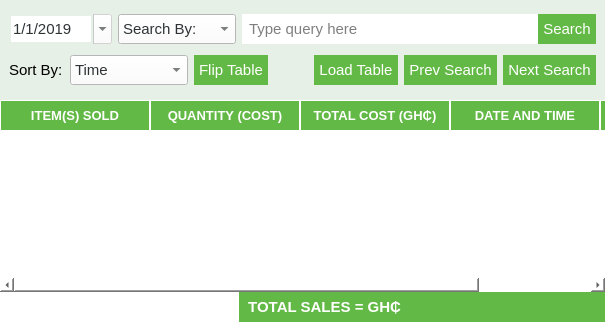
          <widget class="QWidget" name="widget_6" native="true">
           <property name="styleSheet">
            <string notr="true">background-color:  rgb(255, 255, 255);</string>
           </property>
           <layout class="QVBoxLayout" name="verticalLayout_4">
            <property name="spacing">
             <number>0</number>
            </property>
            <property name="leftMargin">
             <number>0</number>
            </property>
            <property name="topMargin">
             <number>0</number>
            </property>
            <property name="rightMargin">
             <number>0</number>
            </property>
            <property name="bottomMargin">
             <number>0</number>
            </property>
            <item>
             <widget class="QFrame" name="tableFeatureFrame">
              <property name="minimumSize">
               <size>
                <width>0</width>
                <height>100</height>
               </size>
              </property>
              <property name="styleSheet">
               <string notr="true">background-color:  rgb(230, 240, 230);</string>
              </property>
              <property name="frameShape">
               <enum>QFrame::NoFrame</enum>
              </property>
              <property name="frameShadow">
               <enum>QFrame::Plain</enum>
              </property>
              <layout class="QVBoxLayout" name="verticalLayout_3">
               <item>
                <layout class="QHBoxLayout" name="horizontalLayout_3">
                 <item>
                  <widget class="QDateEdit" name="salesSearchDateEdit">
                   <property name="enabled">
                    <bool>false</bool>
                   </property>
                   <property name="minimumSize">
                    <size>
                     <width>0</width>
                     <height>30</height>
                    </size>
                   </property>
                   <property name="maximumSize">
                    <size>
                     <width>16777215</width>
                     <height>30</height>
                    </size>
                   </property>
                   <property name="font">
                    <font>
                     <pointsize>11</pointsize>
                    </font>
                   </property>
                   <property name="styleSheet">
                    <string notr="true">background-color: rgb(255, 255, 255);
color: rgb(46, 52, 54);
</string>
                   </property>
                   <property name="frame">
                    <bool>false</bool>
                   </property>
                   <property name="readOnly">
                    <bool>false</bool>
                   </property>
                   <property name="time">
                    <time>
                     <hour>0</hour>
                     <minute>0</minute>
                     <second>0</second>
                    </time>
                   </property>
                   <property name="maximumDate">
                    <date>
                     <year>3000</year>
                     <month>12</month>
                     <day>31</day>
                    </date>
                   </property>
                   <property name="minimumDate">
                    <date>
                     <year>2019</year>
                     <month>1</month>
                     <day>1</day>
                    </date>
                   </property>
                   <property name="displayFormat">
                    <string>d/M/yyyy</string>
                   </property>
                   <property name="calendarPopup">
                    <bool>true</bool>
                   </property>
                   <property name="timeSpec">
                    <enum>Qt::LocalTime</enum>
                   </property>
                  </widget>
                 </item>
                 <item>
                  <widget class="QComboBox" name="salesSearchParamComboBox">
                   <property name="minimumSize">
                    <size>
                     <width>0</width>
                     <height>30</height>
                    </size>
                   </property>
                   <property name="maximumSize">
                    <size>
                     <width>16777215</width>
                     <height>30</height>
                    </size>
                   </property>
                   <property name="font">
                    <font>
                     <pointsize>11</pointsize>
                    </font>
                   </property>
                   <property name="styleSheet">
                    <string notr="true">color: rgb(46, 52, 54);
background-color: rgb(255, 255, 255);

</string>
                   </property>
                   <property name="maxVisibleItems">
                    <number>3</number>
                   </property>
                   <property name="frame">
                    <bool>true</bool>
                   </property>
                   <item>
                    <property name="text">
                     <string>Search By:</string>
                    </property>
                   </item>
                   <item>
                    <property name="text">
                     <string>Item</string>
                    </property>
                   </item>
                   <item>
                    <property name="text">
                     <string>Time(Hour)</string>
                    </property>
                   </item>
                   <item>
                    <property name="text">
                     <string>Sales Person</string>
                    </property>
                   </item>
                  </widget>
                 </item>
                 <item>
                  <layout class="QHBoxLayout" name="horizontalLayout_5">
                   <property name="spacing">
                    <number>0</number>
                   </property>
                   <property name="leftMargin">
                    <number>0</number>
                   </property>
                   <item>
                    <widget class="QLineEdit" name="salesSearchField">
                     <property name="minimumSize">
                      <size>
                       <width>0</width>
                       <height>30</height>
                      </size>
                     </property>
                     <property name="maximumSize">
                      <size>
                       <width>16777215</width>
                       <height>30</height>
                      </size>
                     </property>
                     <property name="font">
                      <font>
                       <pointsize>11</pointsize>
                      </font>
                     </property>
                     <property name="styleSheet">
                      <string notr="true">background-color: rgb(255, 255, 255);
border: 0px;
padding-left:5px;
padding-right: 5px;</string>
                     </property>
                     <property name="placeholderText">
                      <string>Type query here</string>
                     </property>
                    </widget>
                   </item>
                   <item>
                    <widget class="QPushButton" name="salesSearchButton">
                     <property name="minimumSize">
                      <size>
                       <width>0</width>
                       <height>30</height>
                      </size>
                     </property>
                     <property name="maximumSize">
                      <size>
                       <width>16777215</width>
                       <height>30</height>
                      </size>
                     </property>
                     <property name="font">
                      <font>
                       <pointsize>11</pointsize>
                       <weight>50</weight>
                       <bold>false</bold>
                      </font>
                     </property>
                     <property name="styleSheet">
                      <string notr="true">QPushButton#salesSearchButton{
	color: #ffffff;
	background-color: #63b946;
	border: 0px;
	padding-right: 5px;
	padding-left: 5px;
}
QPushButton#salesSearchButton:hover{
	color: #000000;
	background-color: rgb(255, 255, 255);
}
QPushButton#salesSearchButton:pressed{
	color: #000000;
	background-color: #f2f2f2;
}</string>
                     </property>
                     <property name="text">
                      <string>Search</string>
                     </property>
                     <property name="icon">
                      <iconset>
                       <normaloff>icons/search_info.png</normaloff>icons/search_info.png</iconset>
                     </property>
                     <property name="iconSize">
                      <size>
                       <width>25</width>
                       <height>25</height>
                      </size>
                     </property>
                    </widget>
                   </item>
                  </layout>
                 </item>
                </layout>
               </item>
               <item>
                <layout class="QHBoxLayout" name="horizontalLayout_4">
                 <item>
                  <widget class="QLabel" name="salesSortLabel">
                   <property name="sizePolicy">
                    <sizepolicy hsizetype="Fixed" vsizetype="Fixed">
                     <horstretch>0</horstretch>
                     <verstretch>0</verstretch>
                    </sizepolicy>
                   </property>
                   <property name="minimumSize">
                    <size>
                     <width>55</width>
                     <height>30</height>
                    </size>
                   </property>
                   <property name="maximumSize">
                    <size>
                     <width>55</width>
                     <height>30</height>
                    </size>
                   </property>
                   <property name="font">
                    <font>
                     <pointsize>11</pointsize>
                    </font>
                   </property>
                   <property name="text">
                    <string>Sort By:</string>
                   </property>
                  </widget>
                 </item>
                 <item>
                  <widget class="QComboBox" name="salesSortComboBox">
                   <property name="minimumSize">
                    <size>
                     <width>100</width>
                     <height>30</height>
                    </size>
                   </property>
                   <property name="maximumSize">
                    <size>
                     <width>16777215</width>
                     <height>30</height>
                    </size>
                   </property>
                   <property name="font">
                    <font>
                     <pointsize>11</pointsize>
                    </font>
                   </property>
                   <property name="styleSheet">
                    <string notr="true">color: rgb(46, 52, 54);
background-color: rgb(255, 255, 255);</string>
                   </property>
                   <item>
                    <property name="text">
                     <string>Time</string>
                    </property>
                   </item>
                   <item>
                    <property name="text">
                     <string>Sales Person</string>
                    </property>
                   </item>
                  </widget>
                 </item>
                 <item>
                  <widget class="QPushButton" name="salesFlipTableButton">
                   <property name="minimumSize">
                    <size>
                     <width>0</width>
                     <height>30</height>
                    </size>
                   </property>
                   <property name="maximumSize">
                    <size>
                     <width>16777215</width>
                     <height>30</height>
                    </size>
                   </property>
                   <property name="font">
                    <font>
                     <pointsize>11</pointsize>
                    </font>
                   </property>
                   <property name="styleSheet">
                    <string notr="true">QPushButton#salesFlipTableButton{
	color: #ffffff;
	background-color: #63b946;
	border: 0px;
	padding-right: 5px;
	padding-left: 5px;
}
QPushButton#salesFlipTableButton:hover{
	color: #000000;
	background-color: rgb(255, 255, 255);
}
QPushButton#salesFlipTableButton:pressed{
	color: #000000;
	background-color: #f2f2f2;
}</string>
                   </property>
                   <property name="text">
                    <string>Flip Table</string>
                   </property>
                   <property name="icon">
                    <iconset>
                     <normaloff>icons/reverse1.png</normaloff>icons/reverse1.png</iconset>
                   </property>
                   <property name="iconSize">
                    <size>
                     <width>20</width>
                     <height>20</height>
                    </size>
                   </property>
                  </widget>
                 </item>
                 <item>
                  <spacer name="horizontalSpacer_2">
                   <property name="orientation">
                    <enum>Qt::Horizontal</enum>
                   </property>
                   <property name="sizeHint" stdset="0">
                    <size>
                     <width>40</width>
                     <height>20</height>
                    </size>
                   </property>
                  </spacer>
                 </item>
                 <item>
                  <widget class="QPushButton" name="salesLoadTableButton">
                   <property name="minimumSize">
                    <size>
                     <width>0</width>
                     <height>30</height>
                    </size>
                   </property>
                   <property name="maximumSize">
                    <size>
                     <width>16777215</width>
                     <height>30</height>
                    </size>
                   </property>
                   <property name="font">
                    <font>
                     <pointsize>11</pointsize>
                    </font>
                   </property>
                   <property name="styleSheet">
                    <string notr="true">QPushButton#salesLoadTableButton{
	color: #ffffff;
	background-color: #63b946;
	border: 0px;
	padding-right: 5px;
	padding-left: 5px;
}
QPushButton#salesLoadTableButton:hover{
	color: #000000;
	background-color: rgb(255, 255, 255);
}
QPushButton#salesLoadTableButton:pressed{
	color: #000000;
	background-color: #f2f2f2;
}</string>
                   </property>
                   <property name="text">
                    <string>Load Table</string>
                   </property>
                   <property name="icon">
                    <iconset>
                     <normaloff>icons/reload_.png</normaloff>icons/reload_.png</iconset>
                   </property>
                   <property name="iconSize">
                    <size>
                     <width>20</width>
                     <height>20</height>
                    </size>
                   </property>
                  </widget>
                 </item>
                 <item>
                  <widget class="QPushButton" name="salesPrevSearchButton">
                   <property name="minimumSize">
                    <size>
                     <width>0</width>
                     <height>30</height>
                    </size>
                   </property>
                   <property name="maximumSize">
                    <size>
                     <width>16777215</width>
                     <height>30</height>
                    </size>
                   </property>
                   <property name="font">
                    <font>
                     <pointsize>11</pointsize>
                    </font>
                   </property>
                   <property name="styleSheet">
                    <string notr="true">QPushButton#salesPrevSearchButton{
	color: #ffffff;
	background-color: #63b946;
	border: 0px;
	padding-right: 5px;
	padding-left: 5px;
}
QPushButton#salesPrevSearchButton:hover{
	color: #000000;
	background-color: rgb(255, 255, 255);
}
QPushButton#salesPrevSearchButton:pressed{
	color: #000000;
	background-color: #f2f2f2;
}</string>
                   </property>
                   <property name="text">
                    <string>Prev Search</string>
                   </property>
                   <property name="icon">
                    <iconset>
                     <normaloff>icons/undo_.png</normaloff>icons/undo_.png</iconset>
                   </property>
                   <property name="iconSize">
                    <size>
                     <width>20</width>
                     <height>20</height>
                    </size>
                   </property>
                  </widget>
                 </item>
                 <item>
                  <widget class="QPushButton" name="salesNextSearchButton">
                   <property name="minimumSize">
                    <size>
                     <width>0</width>
                     <height>30</height>
                    </size>
                   </property>
                   <property name="maximumSize">
                    <size>
                     <width>16777215</width>
                     <height>30</height>
                    </size>
                   </property>
                   <property name="font">
                    <font>
                     <pointsize>11</pointsize>
                    </font>
                   </property>
                   <property name="styleSheet">
                    <string notr="true">QPushButton#salesNextSearchButton{
	color: #ffffff;
	background-color: #63b946;
	border: 0px;
	padding-right: 5px;
	padding-left: 5px;
}
QPushButton#salesNextSearchButton:hover{
	color: #000000;
	background-color: rgb(255, 255, 255);
}
QPushButton#salesNextSearchButton:pressed{
	color: #000000;
	background-color: #f2f2f2;
}</string>
                   </property>
                   <property name="text">
                    <string>Next Search</string>
                   </property>
                   <property name="icon">
                    <iconset>
                     <normaloff>icons/redo_.png</normaloff>icons/redo_.png</iconset>
                   </property>
                   <property name="iconSize">
                    <size>
                     <width>20</width>
                     <height>20</height>
                    </size>
                   </property>
                  </widget>
                 </item>
                </layout>
               </item>
              </layout>
             </widget>
            </item>
            <item>
             <widget class="QTableWidget" name="salesRecordsTableWidget">
              <property name="font">
               <font>
                <pointsize>11</pointsize>
               </font>
              </property>
              <property name="styleSheet">
               <string notr="true">QTableWidget {
	alternate-background-color: #d9d9d9;
	background-color: rgb(255, 255, 255);
}
*::section {
	background-color: #63b946;
	color: #ffffff;
	border: 0px;
	padding: 5px;
	margin: 1px;
}
QScrollBar:vertical {
	background-color: #f2f2f2;
	border: 0px;
}
QScrollBar::handle:vertical {
	background-color: #bfbfbf;
	border: 0px;
}
QScrollBar:horizontal {
	background-color: #f2f2f2;
	border: 0px;
}
QScrollBar::handle:horizontal {
	background-color: #bfbfbf;
	border: 0px;
}
QScrollBar::button:horizontal {
	color: #000000;
	background-color: #d9d9d9;
	border: 0px;
}</string>
              </property>
              <property name="frameShape">
               <enum>QFrame::NoFrame</enum>
              </property>
              <property name="frameShadow">
               <enum>QFrame::Plain</enum>
              </property>
              <property name="alternatingRowColors">
               <bool>true</bool>
              </property>
              <property name="selectionMode">
               <enum>QAbstractItemView::SingleSelection</enum>
              </property>
              <property name="selectionBehavior">
               <enum>QAbstractItemView::SelectRows</enum>
              </property>
              <property name="verticalScrollMode">
               <enum>QAbstractItemView::ScrollPerPixel</enum>
              </property>
              <property name="horizontalScrollMode">
               <enum>QAbstractItemView::ScrollPerPixel</enum>
              </property>
              <property name="showGrid">
               <bool>false</bool>
              </property>
              <property name="columnCount">
               <number>5</number>
              </property>
              <attribute name="horizontalHeaderDefaultSectionSize">
               <number>150</number>
              </attribute>
              <attribute name="horizontalHeaderShowSortIndicator" stdset="0">
               <bool>true</bool>
              </attribute>
              <attribute name="horizontalHeaderStretchLastSection">
               <bool>true</bool>
              </attribute>
              <attribute name="verticalHeaderCascadingSectionResizes">
               <bool>false</bool>
              </attribute>
              <attribute name="verticalHeaderShowSortIndicator" stdset="0">
               <bool>false</bool>
              </attribute>
              <attribute name="verticalHeaderStretchLastSection">
               <bool>false</bool>
              </attribute>
              <column>
               <property name="text">
                <string>ITEM(S) SOLD</string>
               </property>
               <property name="font">
                <font>
                 <pointsize>10</pointsize>
                 <weight>75</weight>
                 <bold>true</bold>
                </font>
               </property>
              </column>
              <column>
               <property name="text">
                <string>QUANTITY (COST)</string>
               </property>
               <property name="font">
                <font>
                 <pointsize>10</pointsize>
                 <weight>75</weight>
                 <bold>true</bold>
                </font>
               </property>
              </column>
              <column>
               <property name="text">
                <string>TOTAL COST (GH₵)</string>
               </property>
               <property name="font">
                <font>
                 <pointsize>10</pointsize>
                 <weight>75</weight>
                 <bold>true</bold>
                </font>
               </property>
              </column>
              <column>
               <property name="text">
                <string>DATE AND TIME</string>
               </property>
               <property name="font">
                <font>
                 <pointsize>10</pointsize>
                 <weight>75</weight>
                 <bold>true</bold>
                </font>
               </property>
              </column>
              <column>
               <property name="text">
                <string>SALES PERSON</string>
               </property>
               <property name="font">
                <font>
                 <pointsize>10</pointsize>
                 <weight>75</weight>
                 <bold>true</bold>
                </font>
               </property>
              </column>
             </widget>
            </item>
            <item>
             <layout class="QHBoxLayout" name="horizontalLayout_2">
              <property name="spacing">
               <number>0</number>
              </property>
              <property name="topMargin">
               <number>0</number>
              </property>
              <property name="bottomMargin">
               <number>0</number>
              </property>
              <item>
               <spacer name="horizontalSpacer_9">
                <property name="orientation">
                 <enum>Qt::Horizontal</enum>
                </property>
                <property name="sizeHint" stdset="0">
                 <size>
                  <width>40</width>
                  <height>20</height>
                 </size>
                </property>
               </spacer>
              </item>
              <item>
               <widget class="QLabel" name="label_7">
                <property name="minimumSize">
                 <size>
                  <width>0</width>
                  <height>30</height>
                 </size>
                </property>
                <property name="maximumSize">
                 <size>
                  <width>16777215</width>
                  <height>30</height>
                 </size>
                </property>
                <property name="font">
                 <font>
                  <pointsize>11</pointsize>
                  <weight>75</weight>
                  <bold>true</bold>
                 </font>
                </property>
                <property name="styleSheet">
                 <string notr="true">background-color: #63b946;
color: #ffffff;
padding-left: 5px;</string>
                </property>
                <property name="text">
                 <string>TOTAL SALES = GH₵</string>
                </property>
                <property name="alignment">
                 <set>Qt::AlignRight|Qt::AlignTrailing|Qt::AlignVCenter</set>
                </property>
               </widget>
              </item>
              <item>
               <widget class="QLabel" name="salesCurrentDayTotalSalesLabel">
                <property name="minimumSize">
                 <size>
                  <width>200</width>
                  <height>30</height>
                 </size>
                </property>
                <property name="maximumSize">
                 <size>
                  <width>16777215</width>
                  <height>30</height>
                 </size>
                </property>
                <property name="font">
                 <font>
                  <pointsize>11</pointsize>
                  <weight>75</weight>
                  <bold>true</bold>
                 </font>
                </property>
                <property name="styleSheet">
                 <string notr="true">background-color: #63b946;
color: #ffffff;
padding-right: 5px;</string>
                </property>
                <property name="text">
                 <string/>
                </property>
               </widget>
              </item>
             </layout>
            </item>
           </layout>
          </widget>
